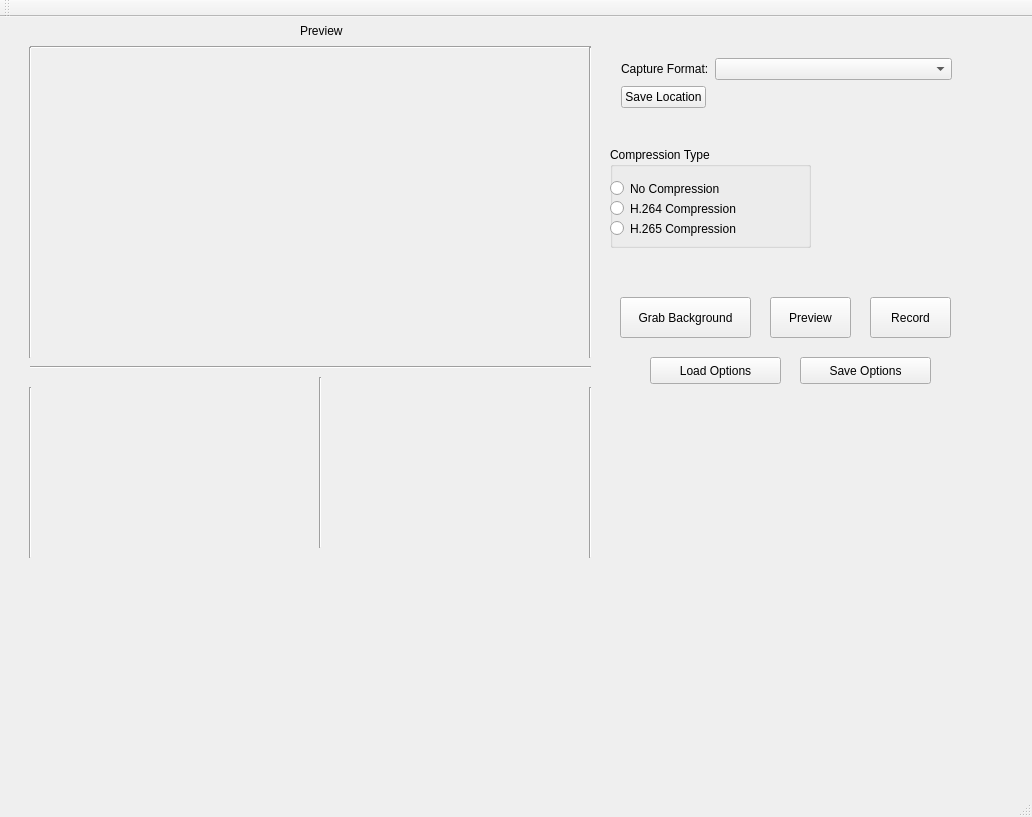
<?xml version="1.0" encoding="UTF-8"?>
<ui version="4.0">
 <class>MainWindow</class>
 <widget class="QMainWindow" name="MainWindow">
  <property name="geometry">
   <rect>
    <x>0</x>
    <y>0</y>
    <width>1032</width>
    <height>817</height>
   </rect>
  </property>
  <property name="windowTitle">
   <string>MainWindow</string>
  </property>
  <widget class="QWidget" name="centralWidget">
   <widget class="QToolButton" name="recordButton">
    <property name="geometry">
     <rect>
      <x>870</x>
      <y>280</y>
      <width>81</width>
      <height>41</height>
     </rect>
    </property>
    <property name="text">
     <string>Record</string>
    </property>
    <property name="icon">
     <iconset theme="Record">
      <normaloff>.</normaloff>.</iconset>
    </property>
   </widget>
   <widget class="QToolButton" name="previewButton">
    <property name="geometry">
     <rect>
      <x>770</x>
      <y>280</y>
      <width>81</width>
      <height>41</height>
     </rect>
    </property>
    <property name="text">
     <string>Preview</string>
    </property>
   </widget>
   <widget class="QLabel" name="VideoPreview">
    <property name="geometry">
     <rect>
      <x>20</x>
      <y>30</y>
      <width>561</width>
      <height>316</height>
     </rect>
    </property>
    <property name="text">
     <string/>
    </property>
   </widget>
   <widget class="QPushButton" name="loadOptions">
    <property name="geometry">
     <rect>
      <x>650</x>
      <y>340</y>
      <width>131</width>
      <height>27</height>
     </rect>
    </property>
    <property name="text">
     <string>Load Options</string>
    </property>
   </widget>
   <widget class="QPushButton" name="saveOptions">
    <property name="geometry">
     <rect>
      <x>800</x>
      <y>340</y>
      <width>131</width>
      <height>27</height>
     </rect>
    </property>
    <property name="text">
     <string>Save Options</string>
    </property>
   </widget>
   <widget class="QLabel" name="resolutionLabel_2">
    <property name="geometry">
     <rect>
      <x>300</x>
      <y>0</y>
      <width>61</width>
      <height>27</height>
     </rect>
    </property>
    <property name="text">
     <string>Preview</string>
    </property>
   </widget>
   <widget class="Line" name="line">
    <property name="geometry">
     <rect>
      <x>30</x>
      <y>20</y>
      <width>561</width>
      <height>20</height>
     </rect>
    </property>
    <property name="orientation">
     <enum>Qt::Horizontal</enum>
    </property>
   </widget>
   <widget class="Line" name="line_2">
    <property name="geometry">
     <rect>
      <x>30</x>
      <y>340</y>
      <width>561</width>
      <height>20</height>
     </rect>
    </property>
    <property name="orientation">
     <enum>Qt::Horizontal</enum>
    </property>
   </widget>
   <widget class="Line" name="line_3">
    <property name="geometry">
     <rect>
      <x>20</x>
      <y>30</y>
      <width>20</width>
      <height>311</height>
     </rect>
    </property>
    <property name="orientation">
     <enum>Qt::Vertical</enum>
    </property>
   </widget>
   <widget class="Line" name="line_4">
    <property name="geometry">
     <rect>
      <x>580</x>
      <y>30</y>
      <width>20</width>
      <height>311</height>
     </rect>
    </property>
    <property name="orientation">
     <enum>Qt::Vertical</enum>
    </property>
   </widget>
   <widget class="QWidget" name="layoutWidget">
    <property name="geometry">
     <rect>
      <x>610</x>
      <y>30</y>
      <width>353</width>
      <height>101</height>
     </rect>
    </property>
    <layout class="QFormLayout" name="formLayout">
     <item row="0" column="0">
      <widget class="QLabel" name="captureFormatLabel">
       <property name="text">
        <string>Capture Format:</string>
       </property>
      </widget>
     </item>
     <item row="0" column="1">
      <widget class="QComboBox" name="captureFormatOptions"/>
     </item>
     <item row="1" column="0">
      <widget class="QPushButton" name="saveLocation">
       <property name="text">
        <string>Save Location</string>
       </property>
      </widget>
     </item>
     <item row="4" column="1">
      <widget class="QLabel" name="saveFilename">
       <property name="text">
        <string/>
       </property>
       <property name="alignment">
        <set>Qt::AlignRight|Qt::AlignTrailing|Qt::AlignVCenter</set>
       </property>
      </widget>
     </item>
    </layout>
   </widget>
   <widget class="QLabel" name="VideoPreview_2">
    <property name="geometry">
     <rect>
      <x>30</x>
      <y>370</y>
      <width>261</width>
      <height>161</height>
     </rect>
    </property>
    <property name="text">
     <string/>
    </property>
   </widget>
   <widget class="Line" name="line_5">
    <property name="geometry">
     <rect>
      <x>310</x>
      <y>360</y>
      <width>20</width>
      <height>171</height>
     </rect>
    </property>
    <property name="orientation">
     <enum>Qt::Vertical</enum>
    </property>
   </widget>
   <widget class="Line" name="line_6">
    <property name="geometry">
     <rect>
      <x>20</x>
      <y>370</y>
      <width>20</width>
      <height>171</height>
     </rect>
    </property>
    <property name="orientation">
     <enum>Qt::Vertical</enum>
    </property>
   </widget>
   <widget class="Line" name="line_7">
    <property name="geometry">
     <rect>
      <x>580</x>
      <y>370</y>
      <width>20</width>
      <height>171</height>
     </rect>
    </property>
    <property name="orientation">
     <enum>Qt::Vertical</enum>
    </property>
   </widget>
   <widget class="QLabel" name="VideoPreview_3">
    <property name="geometry">
     <rect>
      <x>330</x>
      <y>360</y>
      <width>261</width>
      <height>161</height>
     </rect>
    </property>
    <property name="text">
     <string/>
    </property>
   </widget>
   <widget class="QToolButton" name="frameGrabButton">
    <property name="geometry">
     <rect>
      <x>620</x>
      <y>280</y>
      <width>131</width>
      <height>41</height>
     </rect>
    </property>
    <property name="toolTip">
     <string>Grab Background</string>
    </property>
    <property name="text">
     <string>Grab Background</string>
    </property>
   </widget>
   <widget class="QGroupBox" name="groupBox">
    <property name="geometry">
     <rect>
      <x>610</x>
      <y>130</y>
      <width>201</width>
      <height>101</height>
     </rect>
    </property>
    <property name="title">
     <string>Compression Type</string>
    </property>
    <widget class="QRadioButton" name="compression_h265">
     <property name="geometry">
      <rect>
       <x>0</x>
       <y>70</y>
       <width>157</width>
       <height>23</height>
      </rect>
     </property>
     <property name="text">
      <string>H.265 Compression</string>
     </property>
    </widget>
    <widget class="QRadioButton" name="compression_h264">
     <property name="geometry">
      <rect>
       <x>0</x>
       <y>50</y>
       <width>157</width>
       <height>23</height>
      </rect>
     </property>
     <property name="text">
      <string>H.264 Compression</string>
     </property>
    </widget>
    <widget class="QRadioButton" name="compression_raw">
     <property name="geometry">
      <rect>
       <x>0</x>
       <y>30</y>
       <width>137</width>
       <height>23</height>
      </rect>
     </property>
     <property name="text">
      <string>No Compression</string>
     </property>
    </widget>
   </widget>
  </widget>
  <widget class="QMenuBar" name="menuBar">
   <property name="geometry">
    <rect>
     <x>0</x>
     <y>0</y>
     <width>1032</width>
     <height>22</height>
    </rect>
   </property>
  </widget>
  <widget class="QToolBar" name="mainToolBar">
   <attribute name="toolBarArea">
    <enum>TopToolBarArea</enum>
   </attribute>
   <attribute name="toolBarBreak">
    <bool>false</bool>
   </attribute>
  </widget>
  <widget class="QStatusBar" name="statusBar"/>
 </widget>
 <layoutdefault spacing="6" margin="11"/>
 <resources/>
 <connections/>
</ui>
